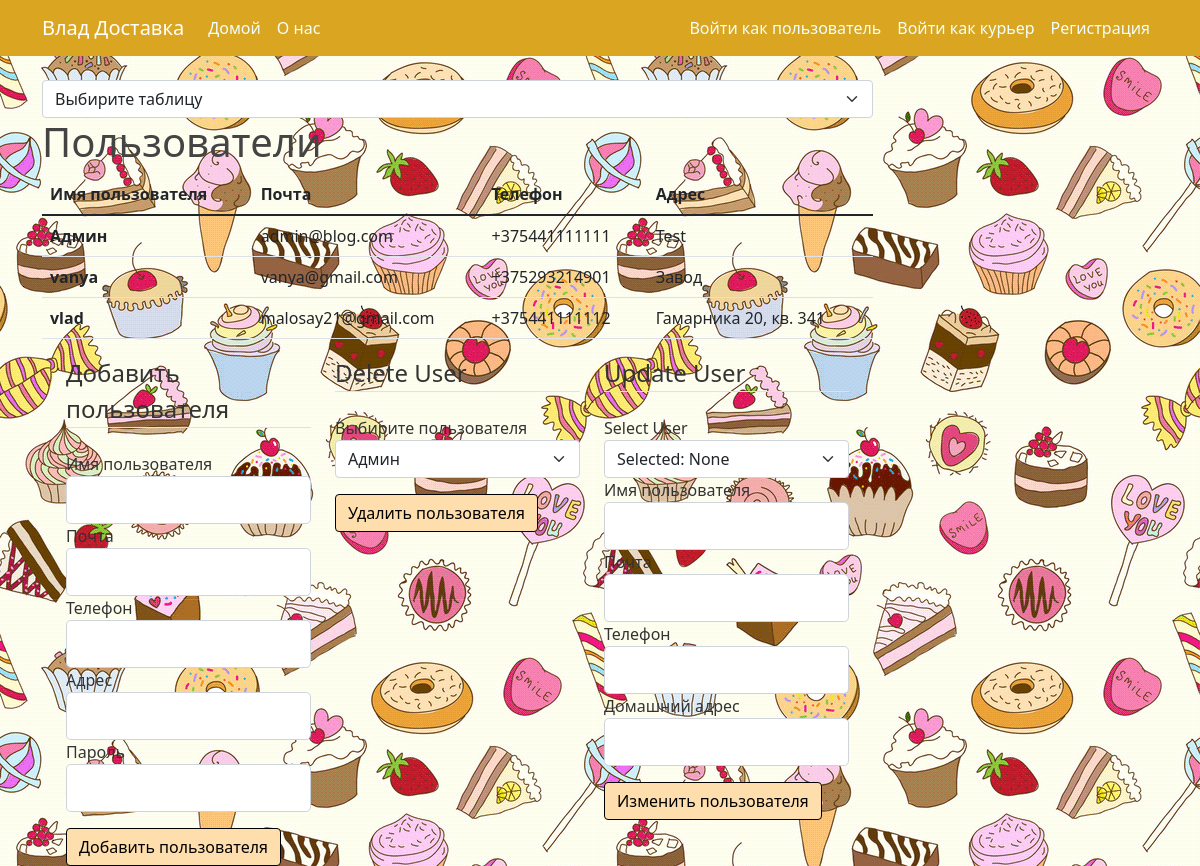
Page /admin_tables/users/ on the committed database.
### bd_project/models.py (models this page shows, shortened)
class BaseModel(Model):
    id = PrimaryKeyField(unique=True)
    class Meta:
        database = db
        order_by = 'id'

class User(BaseModel, UserMixin):
    username = CharField(max_length=20, unique=True, null=False)
    email = CharField(max_length=20, unique=True, null=False)
    phone = CharField(max_length=15, unique=True, null=False)
    address = CharField(max_length=20, null=False)
    password = CharField(max_length=60, null=False)
    class Meta:
        db_table = 'Users'

### bd_project/admin_users_table/routes.py (the view)
@admin_users_table.route('/admin_tables/users/', methods=['GET'])
def users_table():
    selected_username = 'None'
    users, add_form, delete_form, update_form = init_users_forms_and_users()
    delete_form.select_del_user.choices = [(g.id, g.username) for g in users]
    return render_template('admin_pages/table_users.html', title='users', users=users, add_form=add_form,
                           delete_form=delete_form, update_form=update_form, selected_username=selected_username)

### bd_project/admin_users_table/forms.py (shortened to what this page needs)
class AddUserForm(FlaskForm):
    username_add_form = StringField('Имя пользователя',
                                    validators=[DataRequired(), Length(min=2, max=20)])
    email = StringField('Почта',
                        validators=[DataRequired(), Email()])
    phone = StringField('Телефон',
                        validators=[DataRequired()])
    address = StringField('Адрес',
                          validators=[DataRequired()])
    password = PasswordField('Пароль', validators=[DataRequired()])
    add_submit = SubmitField('Добавить пользователя')

class DeleteUserForm(FlaskForm):
    select_del_user = SelectField('Выбирите пользователя', coerce=int)
    del_submit = SubmitField('Удалить пользователя')

### bd_project/admin_users_table/utils.py (called while the page is built)
def init_users_forms_and_users():
    users = User.select()
    add_form = AddUserForm()
    delete_form = DeleteUserForm()
    update_form = UpdateUserForm()
    return users, add_form, delete_form, update_form

### bd_project/templates/admin_pages/table_users.html (shortened to what this page needs)
{% extends "admin_pages/admin.html" %}
{% block table %}
<body>
<h1>Пользователи</h1>
<table class="table table">
    <thead>
    <tr>
        <th scope="col">Имя пользователя</th>
        <th scope="col">Почта</th>
        <th scope="col">Телефон</th>
        <th scope="col">Адрес</th>
    </tr>
    </thead>
    <tbody>
    {% for user in users %}
    <tr>
        <th scope="row">{{ user.username }}</th>
        <td>{{ user.email }}</td>
        <td>{{ user.phone }}</td>
        <td>{{ user.address }}</td>
    </tr>
    {% endfor %}
    </tbody>
</table>
<div class="container">
    <div class="row">
        <div class="col">
            <form method="post" action="{{ url_for('admin_users_table.user_creation') }}">
                <fieldset class="form-group">
                    <legend class="border-bottom mb-4">Добавить пользователя</legend>
                    <div class="form-group">
                        {{ add_form.username_add_form.label(class="form-control-label") }}
                        {% if add_form.username_add_form.errors %}
                        {{ add_form.username_add_form(class="form-control form-control-lg is-invalid") }}
                        <div class="invalid-feedback">
                            {% for error in add_form.username_add_form.errors %}
                            <span>{{ error }}</span>
                            {% endfor %}
                        </div>
                        {% else %}
                        {{ add_form.username_add_form(class="form-control form-control-lg") }}
                        {% endif %}
                    </div>
                    <div class="form-group">
                        {{ add_form.email.label(class="form-control-label") }}
                        {% if add_form.email.errors %}
                        {{ add_form.email(class="form-control form-control-lg is-invalid") }}
                        <div class="invalid-feedback">
                            {% for error in add_form.email.errors %}
                            <span>{{ error }}</span>
                            {% endfor %}
                        </div>
                        {% else %}
                        {{ add_form.email(class="form-control form-control-lg") }}
                        {% endif %}
                    </div>
                    <div class="form-group">
                        {{ add_form.phone.label(class="form-control-label") }}
                        {% if add_form.phone.errors %}
                        {{ add_form.phone(class="form-control form-control-lg is-invalid") }}
                        <div class="invalid-feedback">
                            {% for error in add_form.phone.errors %}
                            <span>{{ error }}</span>
                            {% endfor %}
                        </div>
                        {% else %}
                        {{ add_form.phone(class="form-control form-control-lg") }}
                        {% endif %}
                    </div>
                    <div class="form-group">
                        {{ add_form.address.label(class="form-control-label") }}
                        {% if add_form.address.errors %}
                        {{ add_form.address(class="form-control form-control-lg is-invalid") }}
                        <div class="invalid-feedback">
                            {% for error in add_form.address.errors %}
                            <span>{{ error }}</span>
                            {% endfor %}
                        </div>
                        {% else %}
                        {{ add_form.address(class="form-control form-control-lg") }}
                        {% endif %}
                    </div>
                    <div class="form-group">
                        {{ add_form.password.label(class="form-control-label") }}
                        {% if add_form.password.errors %}
                        {{ add_form.password(class="form-control form-control-lg is-invalid") }}
                        <div class="invalid-feedback">
                            {% for error in add_form.password.errors %}
                            <span>{{ error }}</span>
                            {% endfor %}
                        </div>
                        {% else %}
                        {{ add_form.password(class="form-control form-control-lg") }}
                        {% endif %}
                    </div>
                    <div class="form-group pt-3">
                        {{ add_form.add_submit(class="btn btn-outline-info") }}
                    </div>
                </fieldset>
            </form>
        </div>
        <div class="col">
            <form method="post" action="{{ url_for('admin_users_table.user_removing') }}">
                <fieldset class="form-group">
                    <legend class="border-bottom mb-4">Delete User</legend>
                    <div class="form-group">
                        {{ delete_form.select_del_user.label(class="form-control-label") }}
                        {{ delete_form.select_del_user(class="form-select") }}
                    </div>
                    <div class="form-group pt-3">
                        {{ delete_form.del_submit(class="btn btn-outline-info") }}
                    </div>
                </fieldset>
            </form>
        </div>
        <div class="col">
            <form method="post" action="">
                <fieldset class="form-group">
                    <legend class="border-bottom mb-4">Update User</legend>
                    <label class="form-control-label">Select User</label>
                    <select class="form-select " onchange="location = this.value;" name="forma">
                        <option selected>Selected: {{ selected_username }}</option>
                    </select>
                    <div class="form-group">
                        {{ update_form.username_update.label(class="form-control-label") }}
                        {% if update_form.username_update.errors %}
                        {{ update_form.username_update(class="form-control form-control-lg is-invalid") }}
                        <div class="invalid-feedback">
                            {% for error in update_form.username_update.errors %}
                            <span>{{ error }}</span>
                            {% endfor %}
                        </div>
                        {% else %}
                        {{ update_form.username_update(class="form-control form-control-lg") }}
                        {% endif %}
                    </div>
                    <div class="form-group">
                        {{ update_form.email_update.label(class="form-control-label") }}
                        {% if update_form.email_update.errors %}
                        {{ update_form.email_update(class="form-control form-control-lg is-invalid") }}
                        <div class="invalid-feedback">
                            {% for error in update_form.email_update.errors %}
                            <span>{{ error }}</span>
                            {% endfor %}
                        </div>
                        {% else %}
                        {{ update_form.email_update(class="form-control form-control-lg") }}
                        {% endif %}
                    </div>
                    <div class="form-group">
                        {{ update_form.phone_update.label(class="form-control-label") }}
                        {% if update_form.phone_update.errors %}
                        {{ update_form.phone_update(class="form-control form-control-lg is-invalid") }}
                        <div class="invalid-feedback">
                            {% for error in update_form.phone_update.errors %}
                            <span>{{ error }}</span>
                            {% endfor %}
                        </div>
                        {% else %}
                        {{ update_form.phone_update(class="form-control form-control-lg") }}
                        {% endif %}
                    </div>
                    <div class="form-group">
                        {{ update_form.address_update.label(class="form-control-label") }}
                        {% if update_form.address_update.errors %}
                        {{ update_form.address_update(class="form-control form-control-lg is-invalid") }}
                        <div class="invalid-feedback">
                            {% for error in update_form.address_update.errors %}
                            <span>{{ error }}</span>
                            {% endfor %}
                        </div>
                        {% else %}
                        {{ update_form.address_update(class="form-control form-control-lg") }}
                        {% endif %}
                    </div>
                    <div class="form-group pt-3">
                        {{ update_form.submit_update(class="btn btn-outline-info") }}
                    </div>
                </fieldset>
            </form>
        </div>
    </div>
</div>
</body>
{% endblock table %}

### bd_project/static/main.css (style rules this page uses)
body { background: #fafafa; color: #333333; margin-top: 5rem; }
h1, h2, h3, h4, h5, h6 { color: #444444; }
.main-bg-image { background: url("../static/background.png"); }
.btn-outline-info { background: #FFDEAD; color: black; border: 1px solid black; }

### rows in the picture
User: username "Админ", email "admin@blog.com", phone "+375441111111", address "Test"
User: username "vanya", email "vanya@gmail.com", phone "+375293214901", address "Завод"
User: username "vlad", email "malosay21@gmail.com", phone "+375441111112", address "Гамарника 20, кв. 341"

### other values in the picture
{{ add_form.username_add_form.label(class="form-control-label") }} "Имя пользователя"
{{ add_form.email.label(class="form-control-label") }} "Почта"
{{ add_form.phone.label(class="form-control-label") }} "Телефон"
{{ add_form.address.label(class="form-control-label") }} "Адрес"
{{ add_form.password.label(class="form-control-label") }} "Пароль"
{{ delete_form.select_del_user.label(class="form-control-label") }} "Выбирите пользователя"
{{ update_form.username_update.label(class="form-control-label") }} "Имя пользователя"
{{ update_form.email_update.label(class="form-control-label") }} "Почта"
{{ update_form.phone_update.label(class="form-control-label") }} "Телефон"
{{ update_form.address_update.label(class="form-control-label") }} "Домашний адрес"
